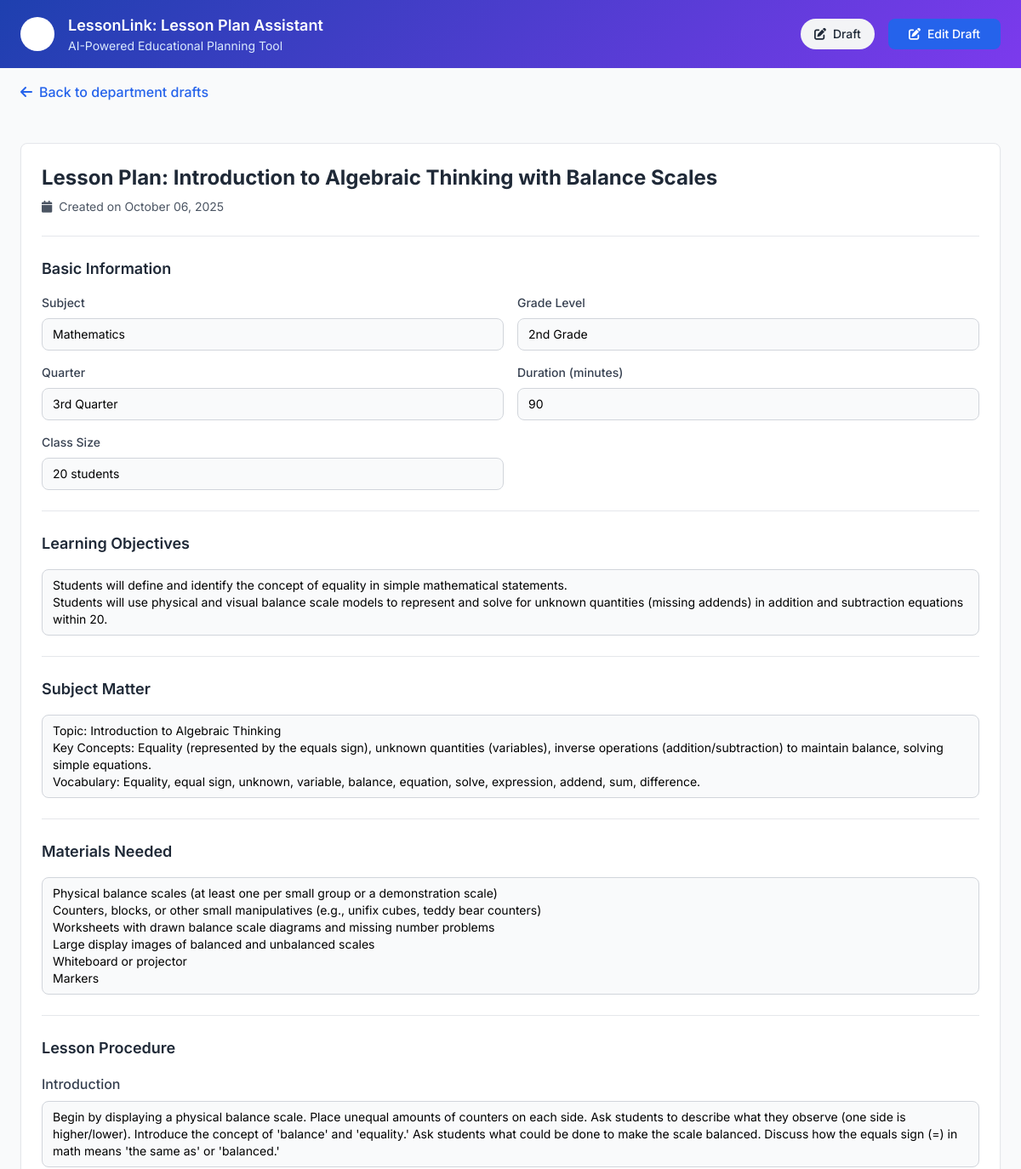
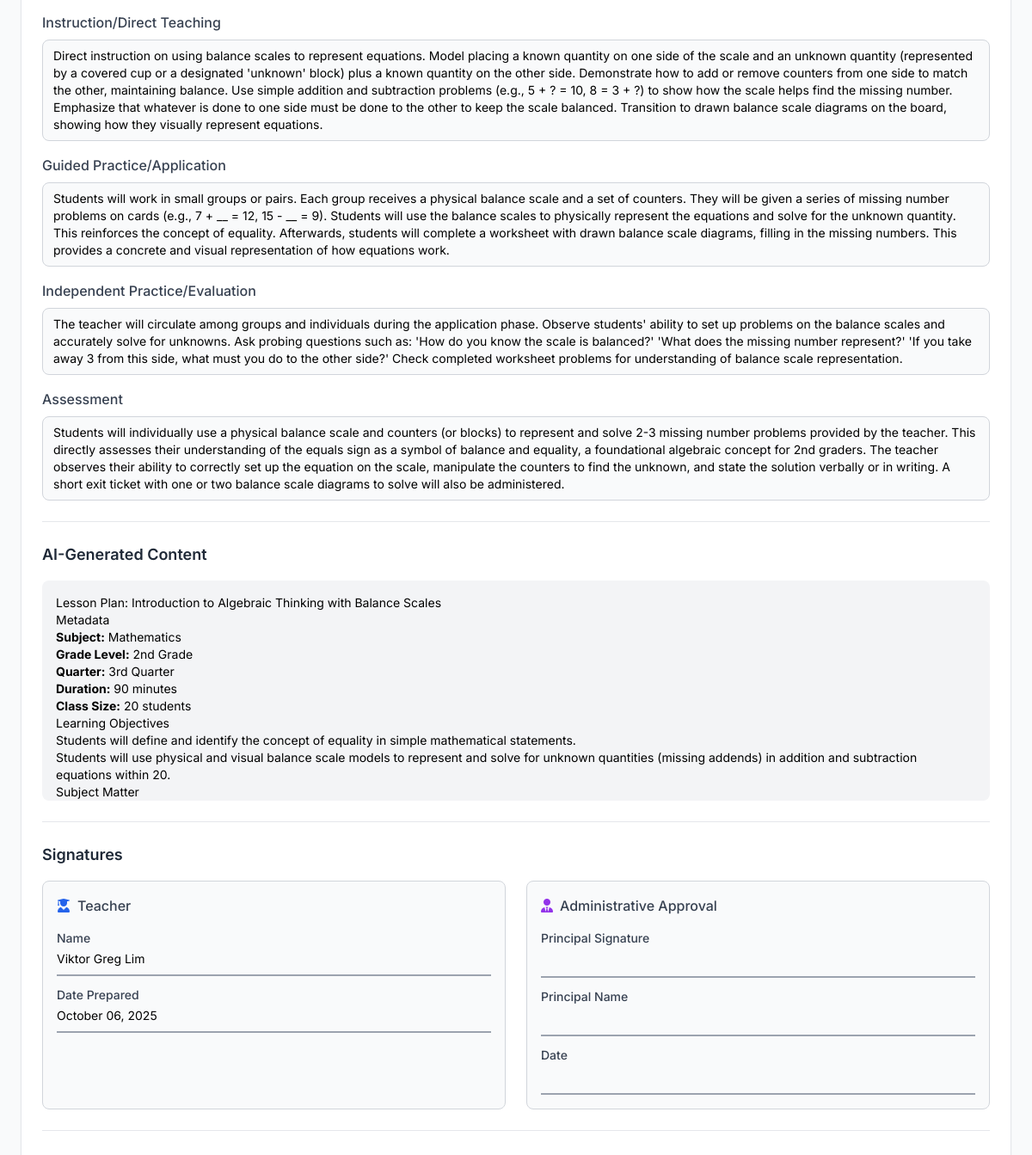
The page /drafts/16/view/ (signed in) on the database its author committed (2 pictures, top to bottom).
### lessonGenerator/models.py (models this page shows, shortened)
class LessonPlan(models.Model):
    DRAFT = 'draft'
    FINAL = 'final'
    STATUS_CHOICES = [
        (DRAFT, 'Draft'),
        (FINAL, 'Final'),
    ]
    title = models.CharField(max_length=200)
    subject = models.CharField(max_length=100)
    grade_level = models.CharField(max_length=50)
    quarter = models.CharField(max_length=50, blank=True)
    duration = models.IntegerField()  # in minutes
    population = models.IntegerField()  # number of students
    learning_objectives = models.TextField()
    subject_matter = models.TextField()
    materials_needed = models.TextField()
    introduction = models.TextField()
    instruction = models.TextField()
    application = models.TextField()
    evaluation = models.TextField()
    assessment = models.TextField()
    generated_content = models.TextField()  # AI-generated content
    status = models.CharField(max_length=10, choices=STATUS_CHOICES, default=DRAFT)
    auto_approved = models.BooleanField(default=False, help_text="Automatically approved for department heads")
    created_by = models.ForeignKey(settings.AUTH_USER_MODEL, on_delete=models.CASCADE)  # ✅ Changed from User to settings.AUTH_USER_MODEL
    created_at = models.DateTimeField(auto_now_add=True)
    updated_at = models.DateTimeField(auto_now=True)

### lesson/models.py (models this page shows, shortened)
class User(AbstractUser):
    ROLE_CHOICES = [
        ('Student Teacher', 'Student Teacher'),
        ('Teacher', 'Teacher'),
        ('Department Head', 'Department Head'),
        ('Admin', 'Admin'),
    ]
    username = None
    email = models.EmailField(unique=True)
    middle_name = models.CharField(max_length=100, blank=True, null=True)
    dob = models.DateField(null=True, blank=True)
    role = models.CharField(max_length=100, choices=ROLE_CHOICES)
    rank = models.CharField(max_length=100)
    department = models.CharField(max_length=100)
    school = models.ForeignKey(
        "SchoolRegistration",  # reference your school model
        on_delete=models.SET_NULL,
        blank=True,
        null=True,
        related_name="users"
    )
    affiliations = models.TextField(blank=True, null=True)
    profile_picture = models.ImageField(
        upload_to='profile_pictures/',
        null=True,
        blank=True,
        help_text="Profile picture for the user"
    )
    USERNAME_FIELD = 'email'
    REQUIRED_FIELDS = ['first_name', 'last_name', 'role', 'rank', 'department']
    objects = CustomUserManager()

### lessonGenerator/views.py (the view)
# urls.py: path('drafts/<int:draft_id>/view/', views.view_draft, name='view_draft'),
@login_required
def view_draft(request, draft_id):
    draft = get_object_or_404(LessonPlan, id=draft_id, created_by=request.user)
    from lesson.models import LessonPlanSubmission
    latest_submission = LessonPlanSubmission.objects.filter(
        lesson_plan=draft
    ).order_by('-submission_date').first()
    return render(request, 'lessonGenerator/view_draft.html', {
        'draft': draft,
        'latest_submission': latest_submission
    })

### lesson/context_processors.py (called while the page is built)
def user_school_info(request):
    if request.user.is_authenticated:
        try:
            return {
                'user_school': request.user.school,
            }
        except Exception as e:
            print(f"Context processor error: {e}")
            return {}
    return {}

### lessonGenerator/templatetags/markdown_filter.py (called while the page is built)
@register.filter(name='markdown')
def markdown_format(text):
    if not text:
        return ''
    return mark_safe(md.markdown(text, extensions=['extra', 'nl2br']))

### lessonGenerator/templates/lessonGenerator/view_draft.html (shortened to what this page needs)
{% load markdown_filter %}
<!DOCTYPE html>
<html lang="en">
<head>
    <script src="https://cdn.tailwindcss.com"></script>
    <link href="https://cdnjs.cloudflare.com/ajax/libs/font-awesome/6.0.0/css/all.min.css" rel="stylesheet">
</head>
<body class="bg-gray-50">
    <nav class="sticky top-0 z-50" style="background: linear-gradient(135deg, #1e40af 0%, #7c3aed 100%);">
        <div class="max-w-7xl mx-auto px-6 py-4">
            <div class="flex justify-between items-center">
                <div class="flex items-center space-x-4">
                    <div class="w-10 h-10 bg-white rounded-full flex items-center justify-center">
                    </div>
                    <div>
                        <h1 class="text-white font-semibold text-lg">LessonLink: Lesson Plan Assistant</h1>
                        <p class="text-blue-100 text-sm">AI-Powered Educational Planning Tool</p>
                    </div>
                </div>
                <div class="flex items-center space-x-4">
                    {% if latest_submission %}
                    <span class="inline-flex items-center px-4 py-2 rounded-full text-sm font-medium bg-{% if latest_submission.status == 'approved' %}green{% elif latest_submission.status == 'rejected' %}red{% elif latest_submission.status == 'needs_revision' %}yellow{% else %}gray{% endif %}-100 text-{% if latest_submission.status == 'approved' %}green{% elif latest_submission.status == 'rejected' %}red{% elif latest_submission.status == 'needs_revision' %}yellow{% else %}gray{% endif %}-800">
                        <i class="fas fa-{% if latest_submission.status == 'approved' %}check{% elif latest_submission.status == 'rejected' %}times{% elif latest_submission.status == 'needs_revision' %}exclamation{% else %}clock{% endif %} mr-2"></i>
                        {{ latest_submission.get_status_display }}
                    </span>
                    {% else %}
                    <span class="inline-flex items-center px-4 py-2 rounded-full text-sm font-medium bg-gray-100 text-gray-800">
                        <i class="fas fa-edit mr-2"></i>Draft
                    </span>
                    {% endif %}
                    <a href="{% url 'edit_draft' draft.id %}" class="bg-blue-600 hover:bg-blue-700 text-white px-6 py-2 rounded-lg text-sm font-medium">
                        <i class="fas fa-edit mr-2"></i>Edit Draft
                    </a>
                </div>
            </div>
        </div>
    </nav>
    <div class="max-w-7xl mx-auto px-6 py-4">
        <button onclick="goBack()" class="text-blue-600 hover:text-blue-800 font-medium">
            <i class="fas fa-arrow-left mr-2"></i>Back to department drafts
        </button>
    </div>
    <div class="max-w-7xl mx-auto px-6 py-8">
        <div class="bg-white rounded-lg shadow-sm border border-gray-200 p-6">
            <div class="border-b border-gray-200 pb-6 mb-6">
                <h2 class="text-2xl font-bold text-gray-800 mb-2">{{ draft.title }}</h2>
                <p class="text-sm text-gray-600">
                    <i class="fas fa-calendar mr-2"></i>Created on {{ draft.created_at|date:"F d, Y" }}
                </p>
            </div>
            <div class="border-b border-gray-200 pb-6 mb-6">
                <h3 class="text-lg font-semibold text-gray-800 mb-4">Basic Information</h3>
                <div class="grid grid-cols-1 md:grid-cols-2 gap-4">
                    <div>
                        <label class="block text-sm font-medium text-gray-700 mb-2">Subject</label>
                        <div class="w-full border border-gray-300 rounded-lg px-3 py-2 text-sm bg-gray-50">
                            {{ draft.subject|default:"Not specified" }}
                        </div>
                    </div>
                    <div>
                        <label class="block text-sm font-medium text-gray-700 mb-2">Grade Level</label>
                        <div class="w-full border border-gray-300 rounded-lg px-3 py-2 text-sm bg-gray-50">
                            {{ draft.grade_level|default:"Not specified" }}
                        </div>
                    </div>
                    {% if draft.quarter %}
                    <div>
                        <label class="block text-sm font-medium text-gray-700 mb-2">Quarter</label>
                        <div class="w-full border border-gray-300 rounded-lg px-3 py-2 text-sm bg-gray-50">
                            {{ draft.quarter }}
                        </div>
                    </div>
                    {% endif %}
                    <div>
                        <label class="block text-sm font-medium text-gray-700 mb-2">Duration (minutes)</label>
                        <div class="w-full border border-gray-300 rounded-lg px-3 py-2 text-sm bg-gray-50">
                            {{ draft.duration|default:"0" }}
                        </div>
                    </div>
                    <div>
                        <label class="block text-sm font-medium text-gray-700 mb-2">Class Size</label>
                        <div class="w-full border border-gray-300 rounded-lg px-3 py-2 text-sm bg-gray-50">
                            {{ draft.population|default:"0" }} students
                        </div>
                    </div>
                </div>
            </div>
            {% if draft.learning_objectives %}
            <div class="border-b border-gray-200 pb-6 mb-6">
                <h3 class="text-lg font-semibold text-gray-800 mb-4">Learning Objectives</h3>
                <div class="w-full border border-gray-300 rounded-lg px-3 py-2 bg-gray-50 text-sm whitespace-pre-wrap">{{ draft.learning_objectives }}</div>
            </div>
            {% endif %}
            {% if draft.subject_matter %}
            <div class="border-b border-gray-200 pb-6 mb-6">
                <h3 class="text-lg font-semibold text-gray-800 mb-4">Subject Matter</h3>
                <div class="w-full border border-gray-300 rounded-lg px-3 py-2 bg-gray-50 text-sm whitespace-pre-wrap">{{ draft.subject_matter }}</div>
            </div>
            {% endif %}
            {% if draft.materials_needed %}
            <div class="border-b border-gray-200 pb-6 mb-6">
                <h3 class="text-lg font-semibold text-gray-800 mb-4">Materials Needed</h3>
                <div class="w-full border border-gray-300 rounded-lg px-3 py-2 bg-gray-50 text-sm whitespace-pre-wrap">{{ draft.materials_needed }}</div>
            </div>
            {% endif %}
            <div class="border-b border-gray-200 pb-6 mb-6">
                <h3 class="text-lg font-semibold text-gray-800 mb-4">Lesson Procedure</h3>
                <div class="space-y-4">
                    {% if draft.introduction %}
                    <div>
                        <h4 class="font-medium text-gray-700 mb-2">Introduction</h4>
                        <div class="w-full border border-gray-300 rounded-lg px-3 py-2 bg-gray-50 text-sm whitespace-pre-wrap">{{ draft.introduction }}</div>
                    </div>
                    {% endif %}
                    {% if draft.instruction %}
                    <div>
                        <h4 class="font-medium text-gray-700 mb-2">Instruction/Direct Teaching</h4>
                        <div class="w-full border border-gray-300 rounded-lg px-3 py-2 bg-gray-50 text-sm whitespace-pre-wrap">{{ draft.instruction }}</div>
                    </div>
                    {% endif %}
                    {% if draft.application %}
                    <div>
                        <h4 class="font-medium text-gray-700 mb-2">Guided Practice/Application</h4>
                        <div class="w-full border border-gray-300 rounded-lg px-3 py-2 bg-gray-50 text-sm whitespace-pre-wrap">{{ draft.application }}</div>
                    </div>
                    {% endif %}
                    {% if draft.evaluation %}
                    <div>
                        <h4 class="font-medium text-gray-700 mb-2">Independent Practice/Evaluation</h4>
                        <div class="w-full border border-gray-300 rounded-lg px-3 py-2 bg-gray-50 text-sm whitespace-pre-wrap">{{ draft.evaluation }}</div>
                    </div>
                    {% endif %}
                    {% if draft.assessment %}
                    <div>
                        <h4 class="font-medium text-gray-700 mb-2">Assessment</h4>
                        <div class="w-full border border-gray-300 rounded-lg px-3 py-2 bg-gray-50 text-sm whitespace-pre-wrap">{{ draft.assessment }}</div>
                    </div>
                    {% endif %}
                </div>
            </div>
            {% if draft.generated_content %}
            <div class="border-b border-gray-200 pb-6 mb-6">
                <h3 class="text-lg font-semibold text-gray-800 mb-4">AI-Generated Content</h3>
                <div class="bg-gray-100 p-4 rounded-lg overflow-auto max-h-64">
                    <div class="prose max-w-none text-sm">
                        {{ draft.generated_content|markdown|safe }}
                    </div>
                </div>
            </div>
            {% endif %}
            <div class="border-b border-gray-200 pb-6 mb-6">
                <h3 class="text-lg font-semibold text-gray-800 mb-4">Signatures</h3>
                <div class="grid grid-cols-1 lg:grid-cols-2 gap-6">
                    <div class="border border-gray-300 rounded-lg p-4 bg-gray-50">
                        <h4 class="font-medium text-gray-700 mb-4 flex items-center">
                            <i class="fas fa-user-graduate mr-2 text-blue-600"></i>
                            Teacher
                        </h4>
                        <div class="space-y-3">
                            <div>
                                <label class="block text-sm font-medium text-gray-700 mb-1">Name</label>
                                <div class="border-b-2 border-gray-400 pb-2 text-sm">
                                    {{ request.user.get_full_name|default:request.user.username }}
                                </div>
                            </div>
                            <div>
                                <label class="block text-sm font-medium text-gray-700 mb-1">Date Prepared</label>
                                <div class="border-b-2 border-gray-400 pb-2 text-sm">
                                    {{ draft.created_at|date:"F d, Y" }}
                                </div>
                            </div>
                        </div>
                    </div>
                    <div class="border border-gray-300 rounded-lg p-4 bg-gray-50">
                        <h4 class="font-medium text-gray-700 mb-4 flex items-center">
                            <i class="fas fa-user-tie mr-2 text-purple-600"></i>
                            Administrative Approval
                        </h4>
                        <div class="space-y-3">
                            <div>
                                <label class="block text-sm font-medium text-gray-700 mb-1">Principal Signature</label>
                                <div class="border-b-2 border-gray-400 pb-2 min-h-[32px]"></div>
                            </div>
                            <div>
                                <label class="block text-sm font-medium text-gray-700 mb-1">Principal Name</label>
                                <div class="border-b-2 border-gray-400 pb-2 min-h-[32px]"></div>
                            </div>
                            <div>
                                <label class="block text-sm font-medium text-gray-700 mb-1">Date</label>
                                <div class="border-b-2 border-gray-400 pb-2 min-h-[32px]"></div>
                            </div>
                        </div>
                    </div>
                </div>
            </div>
        </div>
    </div>
</body>
</html>

### lessonGenerator/templates/lessonGenerator/view_draft.html (style rules this page uses)
body { font-family: 'Inter', sans-serif; }

### rows shown on the page
LessonPlan: title "Lesson Plan: Introduction to Algebraic Thinking with Balance Scales", created_at "October 06, 2025", subject "Mathematics", grade_level "2nd Grade", quarter "3rd Quarter", duration "90", population "20", learning_objectives "Students will define and identify the concept of equality in simple mathematical statements. Students will use physical and visual balance scale models to represent and solve for unknown quantities (missing addends) in addition and subtraction equations within 20.", subject_matter "Topic: Introduction to Algebraic Thinking Key Concepts: Equality (represented by the equals sign), unknown quantities (variables), inverse operations (addition/subtraction) to maintain balance, solving simple equations. Vocabulary: Equality, equal sign, unknown, variable, balance, equation, solve, expression, addend, sum, difference.", materials_needed "Physical balance scales (at least one per small group or a demonstration scale) Counters, blocks, or other small manipulatives (e.g., unifix cubes, teddy bear counters) Worksheets with drawn balance scale diagrams and missing number problems Large display images of balanced and unbalanced scales Whiteboard or projector Markers", introduction "Begin by displaying a physical balance scale. Place unequal amounts of counters on each side. Ask students to describe what they observe (one side is higher/lower). Introduce the concept of 'balance' and 'equality.' Ask students what could be done to make the scale balanced. Discuss how the equals sign (=) in math means 'the same as' or 'balanced.'", instruction "Direct instruction on using balance scales to represent equations. Model placing a known quantity on one side of the scale and an unknown quantity (represented by a covered cup or a designated 'unknown' block) plus a known quantity on the other side. Demonstrate how to add or remove counters from one side to match the other, maintaining balance. Use simple addition and subtraction problems (e.g., 5 + ? = 10, 8 = 3 + ?) to show how the scale helps find the missing number. Emphasize that whatever is done to one side must be done to the other to keep the scale balanced. Transition to drawn balance scale diagrams on the board, showing how they visually represent equations.", application "Students will work in small groups or pairs. Each group receives a physical balance scale and a set of counters. They will be given a series of missing number problems on cards (e.g., 7 + __ = 12, 15 - __ = 9). Students will use the balance scales to physically represent the equations and solve for the unknown quantity. This reinforces the concept of equality. Afterwards, students will complete a worksheet with drawn balance scale diagrams, filling in the missing numbers. This provides a concrete and visual representation of how equations work.", evaluation "The teacher will circulate among groups and individuals during the application phase. Observe students' ability to set up problems on the balance scales and accurately solve for unknowns. Ask probing questions such as: 'How do you know the scale is balanced?' 'What does the missing number represent?' 'If you take away 3 from this side, what must you do to the other side?' Check completed worksheet problems for understanding of balance scale representation.", assessment "Students will individually use a physical balance scale and counters (or blocks) to represent and solve 2-3 missing number problems provided by the teacher. This directly assesses their understanding of the equals sign as a symbol of balance and equality, a foundational algebraic concept for 2nd graders. The teacher observes their ability to correctly set up the equation on the scale, manipulate the counters to find the unknown, and state the solution verbally or in writing. A short exit ticket with one or two balance scale diagrams to solve will also be administered.", generated_content "Lesson Plan: Introduction to Algebraic Thinking with Balance Scales Metadata Subject: Mathematics Grade Level: 2nd Grade Quarter: 3rd Quarter Duration: 90 minutes Class Size: 20 students Learning Objectives Students will define and identify the concept of equality in simple mathematical statements. Students will use physical and visual balance scale models to represent and solve for unknown quantities (missing addends) in addition and subtraction equations within 20. Subject Matter"
User: user.get_full_name "Viktor Greg Lim"
